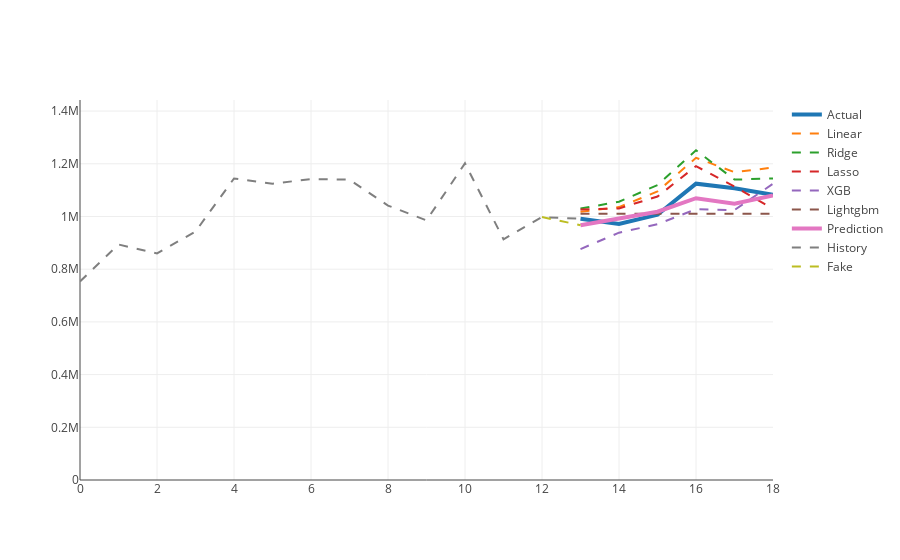

The notebook cell this image was saved under:
### Code cell
plotFor5(Account = 7434)

### Figure 1 — Plotly figure (JSON) as saved in the notebook; plotly's stock layout.template omitted (floating-point values rounded to 4 significant figures)
{"data": [{"line": {"width": 4}, "mode": "lines", "name": "Actual", "type": "scatter", "uid": "658507b1-29d6-478f-a429-4974d96f1330", "x": [13, 14, 15, 16, 17, 18], "y": [991700.0, 971900.0, 1007000.0, 1124000.0, 1107000.0, 1082000.0]}, {"line": {"dash": "dash", "width": 2}, "mode": "lines", "name": "Linear", "type": "scatter", "uid": "869bb8e5-98c6-4093-b972-28708894634d", "x": [13, 14, 15, 16, 17, 18], "y": [1018000.0, 1036000.0, 1095000.0, 1223000.0, 1168000.0, 1186000.0]}, {"line": {"dash": "dash", "width": 2}, "mode": "lines", "name": "Ridge", "type": "scatter", "uid": "310aba2b-a7e6-4c63-8c04-c1a30886cb37", "x": [13, 14, 15, 16, 17, 18], "y": [1030000.0, 1056000.0, 1119000.0, 1251000.0, 1140000.0, 1144000.0]}, {"line": {"dash": "dash", "width": 2}, "mode": "lines", "name": "Lasso", "type": "scatter", "uid": "7fe02884-faee-4da0-8394-a653507178fc", "x": [13, 14, 15, 16, 17, 18], "y": [1026000.0, 1031000.0, 1076000.0, 1191000.0, 1114000.0, 1029000.0]}, {"line": {"dash": "dash", "width": 2}, "mode": "lines", "name": "XGB", "type": "scatter", "uid": "49b35bcc-190e-41ad-a03e-3fc24fc2f01d", "x": [13, 14, 15, 16, 17, 18], "y": [876400.0, 938600.0, 970800.0, 1027000.0, 1024000.0, 1124000.0]}, {"line": {"dash": "dash", "width": 2}, "mode": "lines", "name": "Lightgbm", "type": "scatter", "uid": "bb6dba83-63dc-4ffc-b2f3-79d5b1c1bae2", "x": [13, 14, 15, 16, 17, 18], "y": [1011000.0, 1011000.0, 1011000.0, 1011000.0, 1011000.0, 1011000.0]}, {"line": {"width": 4}, "mode": "lines", "name": "Prediction", "type": "scatter", "uid": "745a300d-485c-4150-94c6-9f997c19338c", "x": [13, 14, 15, 16, 17, 18], "y": [967100.0, 992900.0, 1018000.0, 1069000.0, 1049000.0, 1079000.0]}, {"line": {"dash": "dash", "width": 2}, "mode": "lines", "name": "History", "type": "scatter", "uid": "7fcb0ca7-c64e-498f-b837-1136ee88bb67", "x": [0, 1, 2, 3, 4, 5, 6, 7, 8, 9, 10, 11, 12, 13], "y": [753700.0, 893800.0, 860000.0, 943000.0, 1144000.0, 1125000.0, 1142000.0, 1140000.0, 1041000.0, 985500.0, 1202000.0, 913600.0, 997800.0, 991700.0]}, {"line": {"dash": "dash", "width": 2}, "mode": "lines", "name": "Fake", "type": "scatter", "uid": "b918fcd6-71b3-4884-a7d1-b16933308f01", "x": [12, 13], "y": [997800.0, 967100.0]}], "layout": {"xaxis": {"autorange": true}, "yaxis": {"range": [0, 1442000.0]}}}
